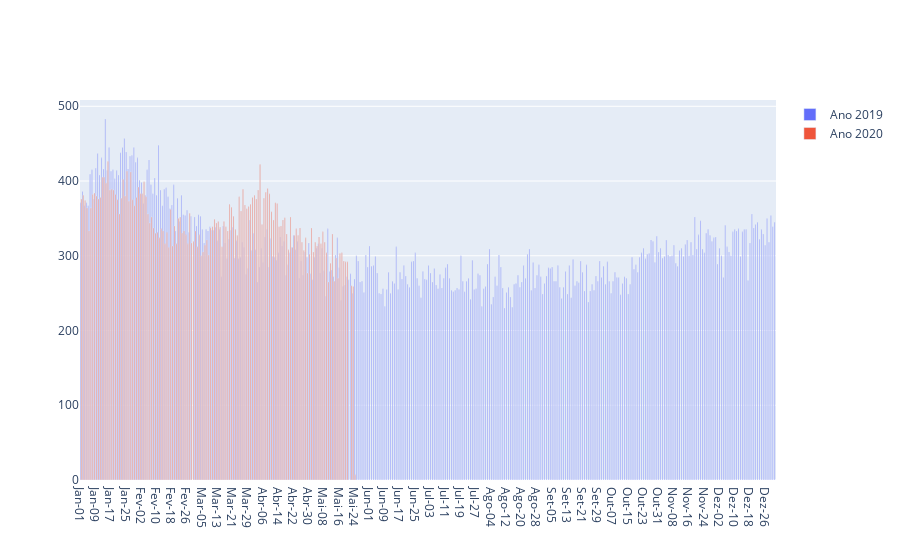

The notebook cell saved with this chart:
### Code cell
import plotly.offline as py
import plotly.graph_objs as go
py.init_notebook_mode(connected=True)

Ano_2019 = go.Bar(x = dados['Data'],
                y = dados['2019'],
                name = 'Ano 2019')
Ano_2020 = go.Bar(x = dados['Data'],
                y = dados['2020'],
                name = 'Ano 2020')
dados = [Ano_2019, Ano_2020]
py.iplot(dados)

### Figure 1 — Plotly figure (JSON) as saved in the notebook; plotly's stock layout.template omitted (floating-point values rounded to 4 significant figures; data arrays with more than 128 entries replaced by an {"elided": "..."} marker saying what was removed)
{"data": [{"name": "Ano 2019", "type": "bar", "x": {"elided": "366 str values"}, "y": {"elided": "366 int values"}}, {"name": "Ano 2020", "type": "bar", "x": {"elided": "366 str values"}, "y": {"elided": "366 int values"}}], "layout": {}}
